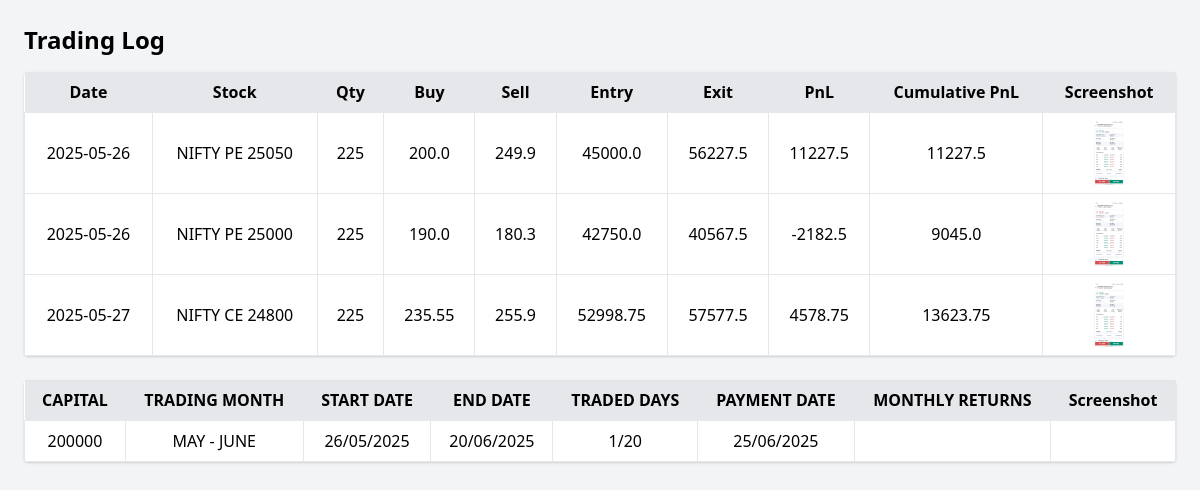
The page / on the database its author committed.
### tables this page shows
CREATE TABLE trading_log (
    id INTEGER PRIMARY KEY AUTOINCREMENT,
    date TEXT NOT NULL,
    stock TEXT NOT NULL,
    quantity INTEGER NOT NULL,
    buy_price REAL NOT NULL,
    sell_price REAL NOT NULL,
    screenshot BLOB
);

### app.py (the view)
@app.route('/')
def index():
    conn = get_db_connection()
    trades = conn.execute("""
        SELECT *,
            quantity * buy_price AS entry_value,
            quantity * sell_price AS exit_value,
            (quantity * sell_price) - (quantity * buy_price) AS pnl
        FROM trading_log
        ORDER BY date
    """).fetchall()
    conn.close()
    cumulative = 0
    trade_list = []
    for trade in trades:
        entry = dict(trade)
        entry['cumulative_pnl'] = cumulative + entry['pnl']
        cumulative = entry['cumulative_pnl']
        trade_list.append(entry)
    return render_template('index.html', trades=trade_list)

### app.py (called while the page is built)
def get_db_connection():
    conn = sqlite3.connect(app.config['DATABASE'])
    conn.row_factory = sqlite3.Row
    return conn

### templates/index.html (shortened to what this page needs)
<!DOCTYPE html>
<html>
<head>
    <link href="https://cdn.jsdelivr.net/npm/tailwindcss@2.2.19/dist/tailwind.min.css" rel="stylesheet">
</head>
<body class="p-6 bg-gray-100">
    <h1 class="text-2xl font-bold mb-4">Trading Log</h1>
    <table class="min-w-full bg-white rounded shadow">
        <thead>
            <tr class="bg-gray-200">
                <th class="px-4 py-2">Date</th>
                <th class="px-4 py-2">Stock</th>
                <th class="px-4 py-2">Qty</th>
                <th class="px-4 py-2">Buy</th>
                <th class="px-4 py-2">Sell</th>
                <th class="px-4 py-2">Entry</th>
                <th class="px-4 py-2">Exit</th>
                <th class="px-4 py-2">PnL</th>
                <th class="px-4 py-2">Cumulative PnL</th>
                <th class="px-4 py-2">Screenshot</th>
            </tr>
        </thead>
        <tbody>
            {% for trade in trades %}
            <tr class="text-center">
                <td class="border px-4 py-2">{{ trade.date }}</td>
                <td class="border px-4 py-2">{{ trade.stock }}</td>
                <td class="border px-4 py-2">{{ trade.quantity }}</td>
                <td class="border px-4 py-2">{{ trade.buy_price }}</td>
                <td class="border px-4 py-2">{{ trade.sell_price }}</td>
                <td class="border px-4 py-2">{{ trade.entry_value }}</td>
                <td class="border px-4 py-2">{{ trade.exit_value }}</td>
                <td class="border px-4 py-2">{{ trade.pnl }}</td>
                <td class="border px-4 py-2">{{ trade.cumulative_pnl }}</td>
                <td class="border px-4 py-2">
                    {% if trade.screenshot %}
                        <img src="{{ url_for('uploaded_file', filename=trade.screenshot) }}" class="h-16 mx-auto">
                    {% else %}
                        -
                    {% endif %}
                </td>
            </tr>
            {% endfor %}
        </tbody>
    </table>
    <BR>
    <table class="min-w-full bg-white rounded shadow">
        <thead>
            <tr class="bg-gray-200">
                <th class="px-4 py-2">CAPITAL</th>
                <th class="px-4 py-2">TRADING MONTH</th>
                <th class="px-4 py-2">START DATE</th>
                <th class="px-4 py-2">END DATE</th>
                <th class="px-4 py-2">TRADED DAYS</th>
                <th class="px-4 py-2">PAYMENT DATE</th>
                <th class="px-4 py-2">MONTHLY RETURNS</th>
                <th class="px-4 py-2">Screenshot</th>
            </tr>
        </thead>
        <tbody>
            <tr class="text-center">
                <td class="border px-4 py-2">200000</td>
                <td class="border px-4 py-2">MAY - JUNE</td>
                <td class="border px-4 py-2">26/05/2025</td>
                <td class="border px-4 py-2">20/06/2025</td>
                <td class="border px-4 py-2">1/20</td>
                <td class="border px-4 py-2">25/06/2025</td>
                <td class="border px-4 py-2"></td>
                <td class="border px-4 py-2">
                </td>
            </tr>
        </tbody>
    </table>
</body>
</html>

### rows shown on the page
trading_log: date "2025-05-26", stock "NIFTY PE 25050", quantity "225", buy_price "200.0", sell_price "249.9", entry_value "45000.0", exit_value "56227.5", pnl "11227.5", cumulative_pnl "11227.5", screenshot (picture)
trading_log: date "2025-05-26", stock "NIFTY PE 25000", quantity "225", buy_price "190.0", sell_price "180.3", entry_value "42750.0", exit_value "40567.5", pnl "-2182.5", cumulative_pnl "9045.0", screenshot (picture)
trading_log: date "2025-05-27", stock "NIFTY CE 24800", quantity "225", buy_price "235.55", sell_price "255.9", entry_value "52998.75", exit_value "57577.5", pnl "4578.75", cumulative_pnl "13623.75", screenshot (picture)
